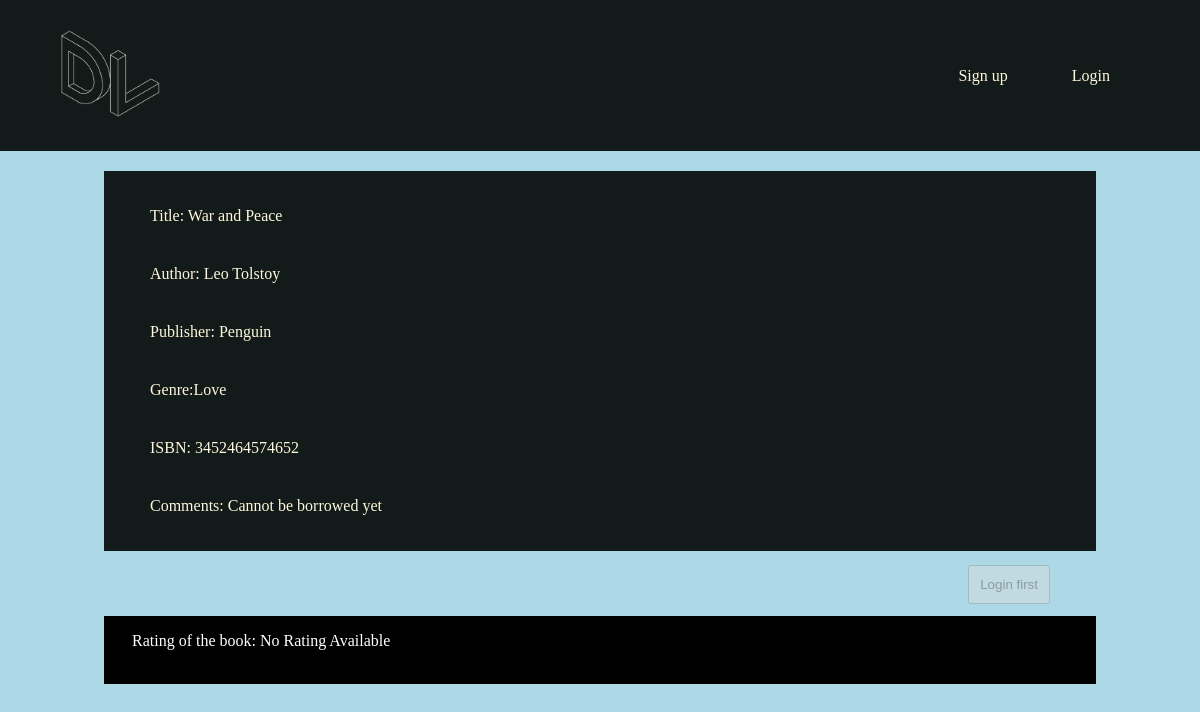
Before: /book/1 with the older database file.
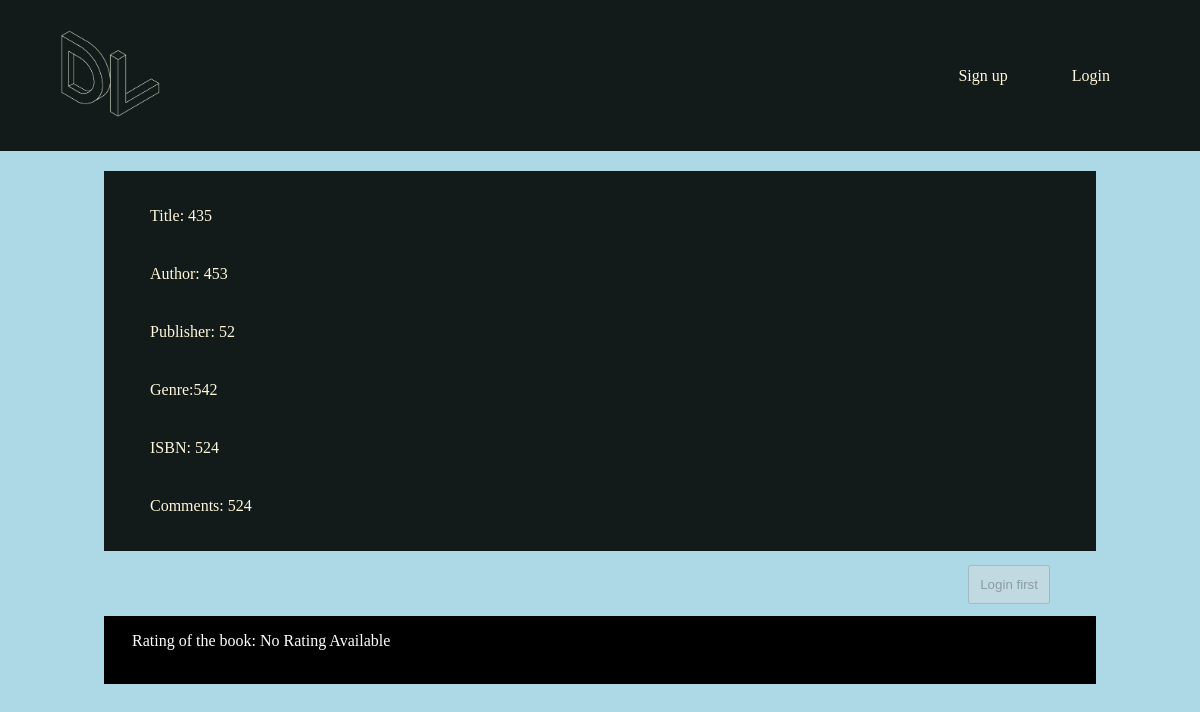
After: the same page with the newer database file.
### book/models.py (models this page shows)
class Book(models.Model):
    Title = models.CharField(max_length = 120,null = False)
    Author = models.CharField(max_length = 120)
    Publisher = models.CharField(max_length = 120)
    Genre = models.CharField(max_length = 120)
    ISBN = models.CharField(max_length = 13,null = False) #as int was small, take as char
    Location = models.TextField()
    Available = models.BooleanField(default=True)
    Comments = models.TextField(null=True)

### book/views.py (the view)
# urls.py: path('book/', book_view, name='book'),
def book_view(request,id,*args,**kwargs):
    obj=Book.objects.get(id=id)
    ID = id
    req=1
    if request.method =='POST':
        title = obj.Title
        bookid= obj.id
        user = request.user
        iss = Issue(
            Title=title,
            BookID=bookid,
            User=user,
            DoI=datetime.date.today(),
            DoD=datetime.date.today()+datetime.timedelta(days=7)
            )
        iss.save()
        req = 0
        messages.info(request, 'Book issue request placed')
        content={
            "title":obj.Title,
            "auth":obj.Author,
            "pub":obj.Publisher,
            "gen":obj.Genre,
            "isbn":obj.ISBN,
            "loc":obj.Location,
            "comm":obj.Comments,
            "avlbl":obj.Available,
            "id":obj.id,
            "req":req
        }
        obj.Available = False
        obj.save()
        return render(request,"Books/book.html",content)
    else:
        bookratings = Rates.objects.filter(bookID=ID)
        fr = float(0)
        l = float(0)
        for rate in bookratings:
            fr = fr + float(rate.rates)
            l=l+1
        if fr!=0:
            fr = float(fr)/l
        else:
            fr = str("No Rating Available")
        if Rates.objects.filter(bookID=ID,usrrnme = request.user ):
            hasNotRated = False
        else:
            hasNotRated = True
        content={
            "title":obj.Title,
            "auth":obj.Author,
            "pub":obj.Publisher,
            "gen":obj.Genre,
            "isbn":obj.ISBN,
            "loc":obj.Location,
            "comm":obj.Comments,
            "avlbl":obj.Available,
            "id":obj.id,
            "req":req,
            "ratigs":bookratings,
            "rt":fr,
            "hasNR":hasNotRated
        }
        return render(request,"Books/book.html",content)

### Templates/Books/book.html (shortened to what this page needs)
{% load static %}
<!DOCTYPE html>
<head>
    <link rel="stylesheet" href="{% static 'book/style.css' %}">
</head>
<body>
    <header>
        <a href="/"><img src="{% static 'DevLibrary.png' %}" alt="" width = "100"></a>
        <nav>
            <ul class = "nvlinks">
                {% if user.is_authenticated %}
                <li>Hello, {{user.username}}</li>
                <li><a href="/logout/">Logout</a></li>
                {% else %}
                <li><a href="/register/">Sign up</a></li>
                <li><a href="/login/">Login</a></li>
                {% endif %}
            </ul>
        </nav>
    </header>
    <div class = "mn">
    <ul>
        <li>
        <p>Title: {{title}}</p>
    </li>
  <li>
    <p>Author: {{auth}}</p>
  </li>
  <li>
        <p>Publisher: {{pub}}</p>
    </li>
      <li>
        <p>Genre:{{gen}}</p>
    </li>
    <li>
        <p>ISBN: {{isbn}}</p>
    </li>
        <li>
        <p>Comments: {{comm}}</p>
    </li>
    {% if user.is_authenticated and avlbl and req %}
        <li>
          <form action ="/issue/{{id}}" method="POST">{% csrf_token %}
          <button type="Submit" style="float:right; margin: 30px; padding:10px;">Issue Book</button>
          </form>
        </li>
        {% elif user.is_authenticated == False %}
        <li>
          <form method="POST">{% csrf_token %}
          <button type="Submit" style="float:right; margin: 30px; padding:10px;" disabled>Login first</button>
          </form>
        </li>
        {% elif avlbl == False %}
        <li>
          <form method="POST">{% csrf_token %}
          <button type="Submit" style="float:right; margin: 30px; padding:10px;" disabled>Book not avaiable</button>
          </form>
        </li>
    {% endif %}
    </ul>
    </div>
    <div style="margin-left:auto;margin-right:auto;padding:16px;margin-top:65px;color: white; width:80%;display:block;background-color:black">
        <p style="margin-left:12px;"> Rating of the book: {{rt}} </p>
        <br>
    </div>
</body>

Changed rows visible on the page:
changed Book: Title "War and Peace" → "435"; Author "Leo Tolstoy" → "453"; Publisher "Penguin" → "52"; Genre "Love" → "542"; ISBN "3452464574652" → "524"; Comments "Cannot be borrowed yet" → "524"
